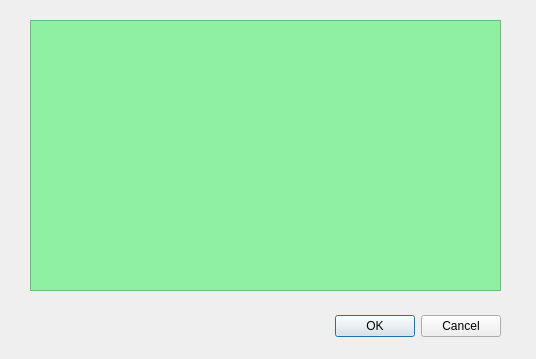
<?xml version="1.0" encoding="UTF-8"?>
<ui version="4.0">
 <class>EditConfig</class>
 <widget class="QDialog" name="EditConfig">
  <property name="geometry">
   <rect>
    <x>0</x>
    <y>0</y>
    <width>536</width>
    <height>359</height>
   </rect>
  </property>
  <property name="windowTitle">
   <string>Dialog</string>
  </property>
  <widget class="QDialogButtonBox" name="buttonBox">
   <property name="geometry">
    <rect>
     <x>160</x>
     <y>310</y>
     <width>341</width>
     <height>32</height>
    </rect>
   </property>
   <property name="orientation">
    <enum>Qt::Orientation::Horizontal</enum>
   </property>
   <property name="standardButtons">
    <set>QDialogButtonBox::StandardButton::Cancel|QDialogButtonBox::StandardButton::Ok</set>
   </property>
  </widget>
  <widget class="QTextEdit" name="textEdit">
   <property name="geometry">
    <rect>
     <x>30</x>
     <y>20</y>
     <width>471</width>
     <height>271</height>
    </rect>
   </property>
   <property name="styleSheet">
    <string notr="true">background-color: rgb(143, 240, 164);</string>
   </property>
  </widget>
 </widget>
 <resources/>
 <connections>
  <connection>
   <sender>buttonBox</sender>
   <signal>accepted()</signal>
   <receiver>EditConfig</receiver>
   <slot>accept()</slot>
   <hints>
    <hint type="sourcelabel">
     <x>248</x>
     <y>254</y>
    </hint>
    <hint type="destinationlabel">
     <x>157</x>
     <y>274</y>
    </hint>
   </hints>
  </connection>
  <connection>
   <sender>buttonBox</sender>
   <signal>rejected()</signal>
   <receiver>EditConfig</receiver>
   <slot>reject()</slot>
   <hints>
    <hint type="sourcelabel">
     <x>316</x>
     <y>260</y>
    </hint>
    <hint type="destinationlabel">
     <x>286</x>
     <y>274</y>
    </hint>
   </hints>
  </connection>
 </connections>
</ui>
